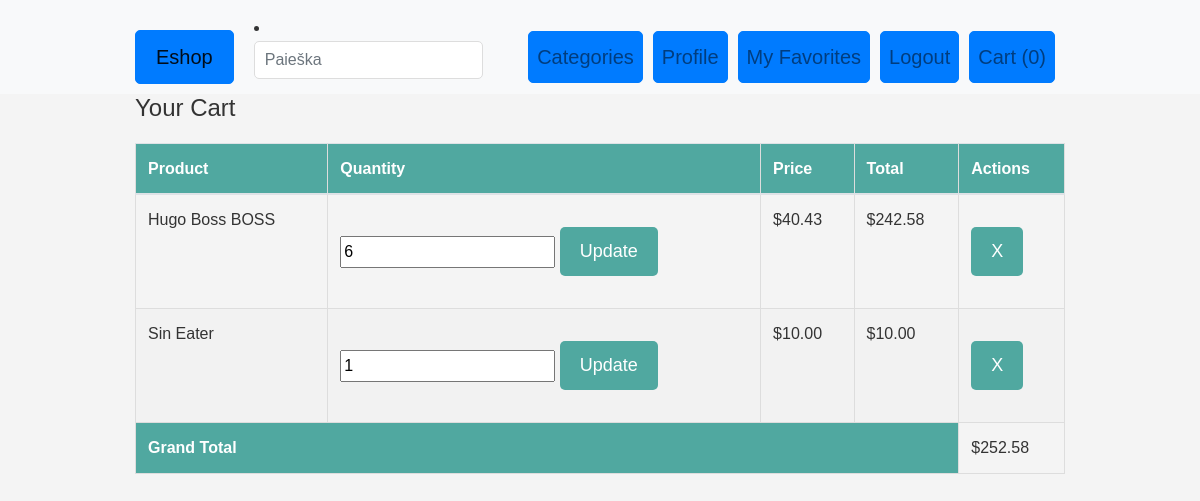
Before: /cart-detail/ (signed in) with the older database file.
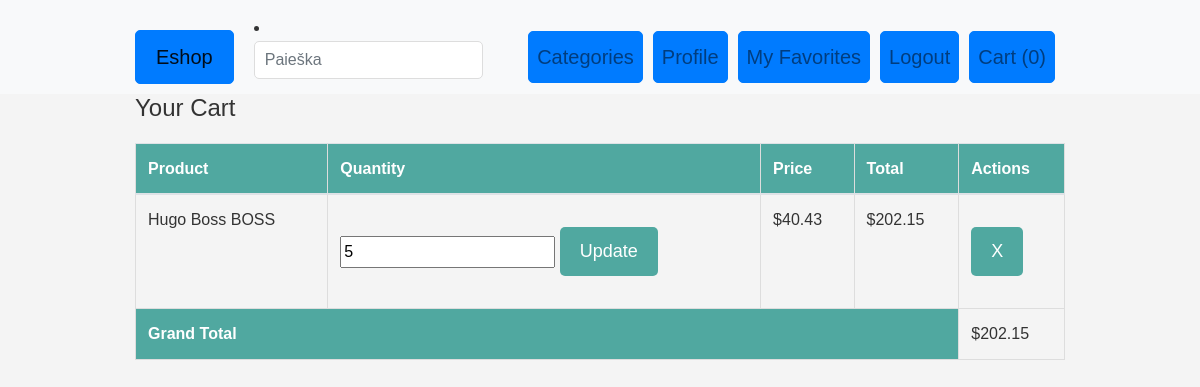
After: the same page with the newer database file.
### eshopas_app/models.py (models this page shows, shortened)
class CartItem(models.Model):
    product = models.ForeignKey(Product, on_delete=models.CASCADE)
    quantity = models.PositiveIntegerField(default=1)
    created_at = models.DateTimeField(auto_now_add=True)
    cart = models.ForeignKey(Cart, on_delete=models.CASCADE, default=None)
    def total_price(self):
        return self.product.price * self.quantity

class Product(models.Model):
    product_id = models.IntegerField(default=0)
    name = models.CharField(max_length=100)
    price = models.DecimalField(max_digits=10, decimal_places=2)
    category = models.ForeignKey(Category, on_delete=models.CASCADE, default=1)
    image = models.ImageField(upload_to='product_images/', blank=True, null=True)
    thumbnail = ImageSpecField(source='image', processors=[ResizeToFill(150, 200)], format='JPEG', options={'quality': 90})
    is_featured = models.BooleanField(default=True)
    stock = models.PositiveIntegerField(default=0)
    sales_discount = models.FloatField(default=0.0)
    discount = models.FloatField(default=0.0)
    description = models.TextField(blank=True)
    favorites = models.ManyToManyField(User, related_name='favorites', blank=True)

### eshopas_app/views.py (the view)
# urls.py: path('cart-detail/', views.cart_detail, name='cart_detail'),
@login_required
def cart_detail(request):
    user = request.user
    cart, created = Cart.objects.get_or_create(user=user)
    cart_items = CartItem.objects.filter(cart=cart)
    total_cart_value = sum(item.total_price() for item in cart_items)
    context = {
        'cart_items': cart_items,
        'total_cart_value': total_cart_value,
    }
    return render(request, 'cart_detail.html', context)

### eshopas_app/templatetags/myfilters.py (called while the page is built, shortened)
@register.filter
def cart_total(cart):
    if not cart:
        return 0

### eshopas_app/templates/cart_detail.html (shortened to what this page needs)
{% extends 'base.html' %}
{% load static %}
{% load myfilters %}
{% block content %}
    <h2>Your Cart</h2>
    <table class="table">
        <thead>
            <tr>
                <th>Product</th>
                <th>Quantity</th>
                <th>Price</th>
                <th>Total</th>
                <th>Actions</th>
            </tr>
        </thead>
        <tbody>
            {% for item in cart_items %}
                <tr>
                    <td>{{ item.product.name }}</td>
                    <td>
                        <form method="post" action="{% url 'update_quantity' item.product.id %}">
                            <input type="number" name="quantity" value="{{ item.quantity }}" min="1">
                            <button type="submit">Update</button>
                        </form>
                    </td>
                    <td>${{ item.product.price }}</td>
                    <td>${{ item.total_price }}</td>
                    <td>
                        <form method="post" action="{% url 'remove_item' item.product.id %}">
                            <button type="submit">X</button>
                        </form>
                    </td>
                </tr>
            {% endfor %}
        </tbody>
        <tfoot>
            <tr>
                <th colspan="4">Grand Total</th>
                <td>${{ total_cart_value }}</td>
            </tr>
        </tfoot>
    </table>
{% endblock %}

### eshopas_app/templates/base.html (shortened to what this page needs)
<!DOCTYPE html>
{% load static %}
{% load myfilters %}
<link href="{% static 'css/styles.css' %}" rel="stylesheet">
<html lang="en">
<head>
    <link rel="stylesheet" href="https://stackpath.bootstrapcdn.com/bootstrap/4.1.3/css/bootstrap.min.css">
    <link rel="stylesheet" type="text/css" href="{% static 'css/styles.css' %}">
</head>
<body>
<nav class="navbar navbar-expand-lg navbar-light bg-light">
    <div class="container">
        <a class="navbar-brand btn btn-primary" href="/">Eshop</a>
        <li>
            <form action="{% url 'search' %}" method="get" class="form-inline my-2 my-md-0">
                <input name="query" class="form-control" type="text" placeholder="Paieška">
            </form>
        </li>
        <div class="collapse navbar-collapse" id="navbarNavAltMarkup">
            <div class="navbar-nav ml-auto">
                <a class="nav-item nav-link btn btn-primary" href="/category/">Categories</a>
                {% if user.is_authenticated %}
                    <a class="nav-item nav-link btn btn-primary" href="/profile/">Profile</a>
                    <a class="nav-item nav-link btn btn-primary" href="/my-favorites/">My Favorites</a>
                    <a class="nav-item nav-link btn btn-primary" href="/logout/">Logout</a>
                {% else %}
                    <a class="nav-item nav-link btn btn-primary" href="{% url 'login' %}">Login</a>
                    <a class="nav-item nav-link btn btn-primary" href="/register/">Register</a>
                {% endif %}
                <a class="nav-item nav-link btn btn-primary" href="/cart-detail/">Cart ({{ request.session.cart|cart_total }})</a>
            </div>
        </div>
    </div>
</nav>
    <div class="container">
      {% block content %}
      {% endblock %}
    </div>
</body>
</html>

### static/css/styles.css (style rules this page uses)
body { font-family: Arial, sans-serif; line-height: 1.6; color: #333; background-color: #f4f4f4; margin: 0; padding: 0; }
.container { width: 80%; margin: auto; overflow: hidden; }
form { margin: 20px 0; }
form input[type="text"], form input[type="email"], form textarea { width: 100%; padding: 10px; border-radius: 5px; border: 1px solid #ddd; }
button { display: inline-block; color: #fff; background-color: #50a8a0; padding: 10px 20px; border: none; border-radius: 5px; cursor: pointer; text-decoration: none; }
table { width: 100%; border-collapse: collapse; margin: 20px 0; }
table, th, td { border: 1px solid #ddd; }
th, td { text-align: left; padding: 15px; }
th { background-color: #50a8a0; color: white; }
.btn { border-radius: 5px; padding: 8px 16px; font-size: 16px; text-align: center; text-decoration: none; cursor: pointer; transition: background-color 0.3s ease; }
.btn-primary { color: #ffffff; background-color: #007bff; border-color: #007bff; }
.navbar { padding: 10px 0; }
.navbar-brand { margin-right: 20px; }
.navbar-nav .btn { margin-right: 10px; }
h2 { font-size: 24px; }
button { font-size: 18px; padding: 10px 20px; border: none; border-radius: 5px; cursor: pointer; }
a.btn-primary { font-size: 20px; margin-top: 20px; padding: 10px 20px; text-decoration: none; background-color: #007bff; color: #fff; border-radius: 5px; }

Changed rows visible on the page:
removed CartItem: product.name "Sin Eater", quantity "1", product.price "10.00", total_price "10.00"
changed CartItem "Hugo Boss BOSS": quantity "6" → "5"; total_price "242.58" → "202.15"
Other visible differences:
{{ total_cart_value }}: "252.58" → "202.15"
